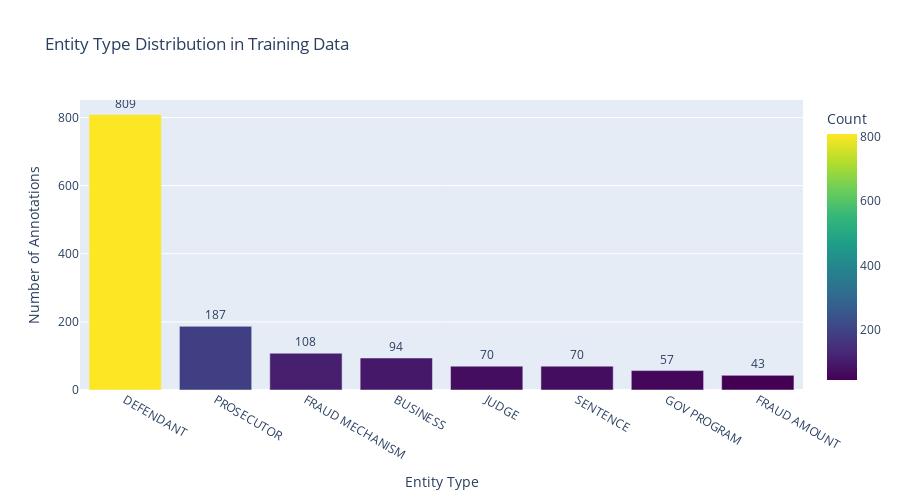
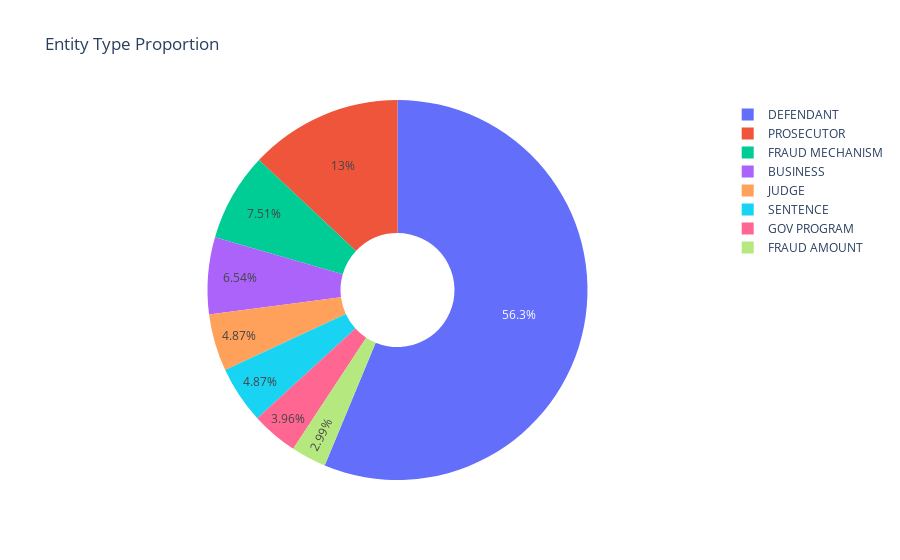

The notebook cell saved with these charts, in order:
### Markdown cell above
### 2.2 Visualize Entity Distribution

### Code cell
# Create interactive bar chart with Plotly
fig = px.bar(
    entity_df, 
    x='Entity Type', 
    y='Count',
    title='Entity Type Distribution in Training Data',
    color='Count',
    color_continuous_scale='viridis',
    text='Count'
)
fig.update_traces(textposition='outside')
fig.update_layout(
    xaxis_title="Entity Type",
    yaxis_title="Number of Annotations",
    showlegend=False,
    height=500
)
fig.show()

# Also create a pie chart
fig2 = px.pie(
    entity_df, 
    values='Count', 
    names='Entity Type',
    title='Entity Type Proportion',
    hole=0.3
)
fig2.show()

### Figure 1 — Plotly figure (JSON) as saved in the notebook; plotly's stock layout.template omitted (floating-point values rounded to 4 significant figures)
{"data": [{"hovertemplate": "Entity Type=%{x}<br>Count=%{marker.color}<extra></extra>", "legendgroup": "", "marker": {"color": [809, 187, 108, 94, 70, 70, 57, 43], "coloraxis": "coloraxis", "pattern": {"shape": ""}}, "name": "", "orientation": "v", "showlegend": false, "text": [809.0, 187.0, 108.0, 94.0, 70.0, 70.0, 57.0, 43.0], "textposition": "outside", "type": "bar", "x": ["DEFENDANT", "PROSECUTOR", "FRAUD MECHANISM", "BUSINESS", "JUDGE", "SENTENCE", "GOV PROGRAM", "FRAUD AMOUNT"], "xaxis": "x", "y": [809, 187, 108, 94, 70, 70, 57, 43], "yaxis": "y"}], "layout": {"barmode": "relative", "coloraxis": {"colorbar": {"title": {"text": "Count"}}, "colorscale": [[0, "#440154"], [0.1111, "#482878"], [0.2222, "#3e4989"], [0.3333, "#31688e"], [0.4444, "#26828e"], [0.5556, "#1f9e89"], [0.6667, "#35b779"], [0.7778, "#6ece58"], [0.8889, "#b5de2b"], [1, "#fde725"]]}, "height": 500, "legend": {"tracegroupgap": 0}, "showlegend": false, "title": {"text": "Entity Type Distribution in Training Data"}, "xaxis": {"anchor": "y", "domain": [0, 1], "title": {"text": "Entity Type"}}, "yaxis": {"anchor": "x", "domain": [0, 1], "title": {"text": "Number of Annotations"}}}}

### Figure 2 — Plotly figure (JSON) as saved in the notebook; plotly's stock layout.template omitted (floating-point values rounded to 4 significant figures)
{"data": [{"domain": {"x": [0, 1], "y": [0, 1]}, "hole": 0.3, "hovertemplate": "Entity Type=%{label}<br>Count=%{value}<extra></extra>", "labels": ["DEFENDANT", "PROSECUTOR", "FRAUD MECHANISM", "BUSINESS", "JUDGE", "SENTENCE", "GOV PROGRAM", "FRAUD AMOUNT"], "legendgroup": "", "name": "", "showlegend": true, "type": "pie", "values": [809, 187, 108, 94, 70, 70, 57, 43]}], "layout": {"legend": {"tracegroupgap": 0}, "title": {"text": "Entity Type Proportion"}}}
